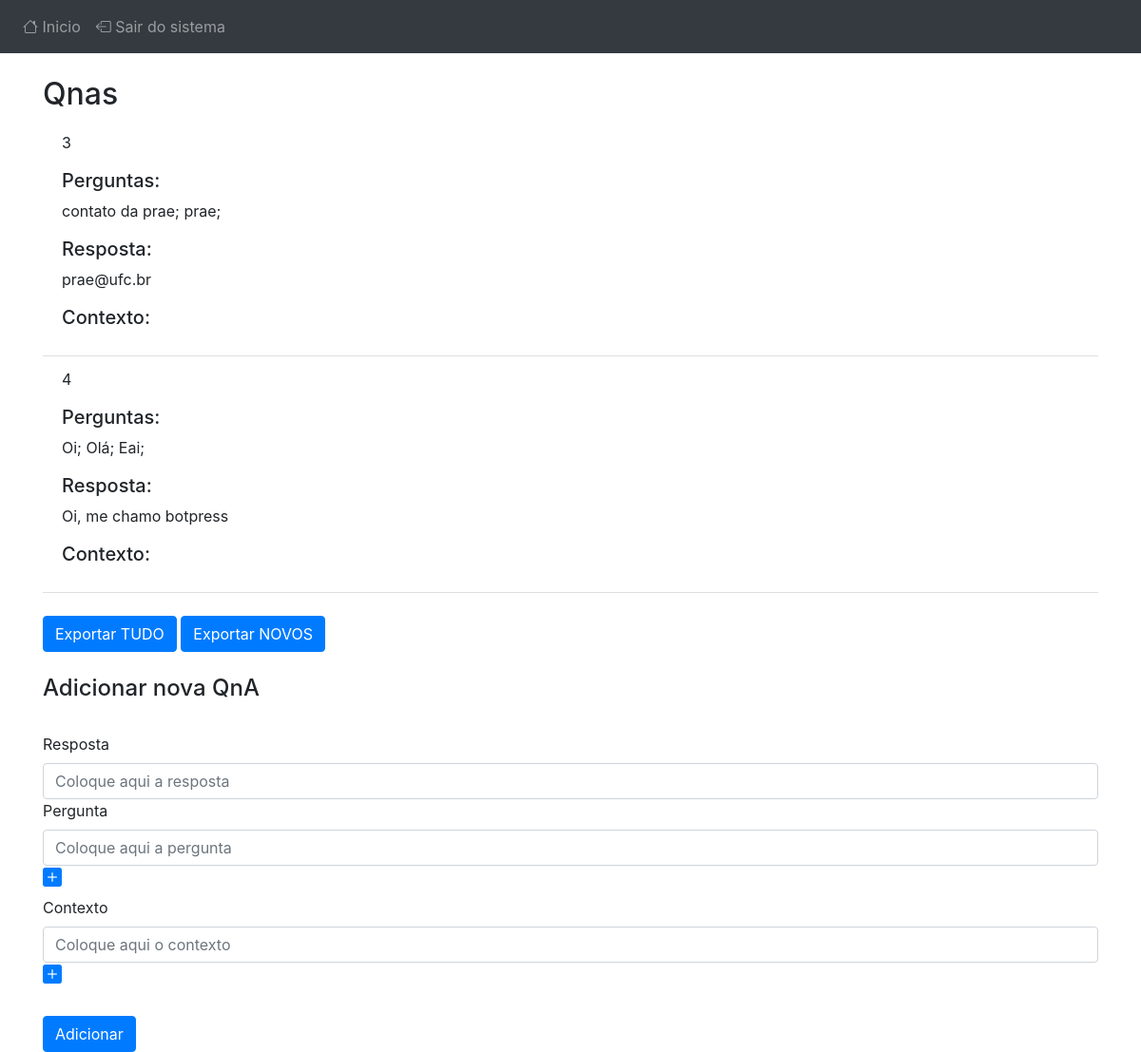
The app's page / (signed in) with its own data.
### website/models.py (models this page shows)
class Qnas(db.Model):
    id = db.Column(db.Integer, primary_key=True)
    sector_id = db.Column(db.Integer, db.ForeignKey('sector.id'))
    user_id = db.Column(db.Integer, db.ForeignKey('user.id'))
    enabled = db.Column(db.Boolean, default=True)
    check = db.Column(db.Integer, default=0)
    sent = db.Column(db.Integer, default=0)

class Questions(db.Model):
    id = db.Column(db.Integer, primary_key=True)
    qnas_id = db.Column(db.Integer, db.ForeignKey('qnas.id'))
    question = db.Column(db.String(500))

class Answers(db.Model):
    id = db.Column(db.Integer, primary_key=True)
    qnas_id = db.Column(db.Integer, db.ForeignKey('qnas.id'))
    answer = db.Column(db.String(500))

### website/views.py (the view, shortened to what this page needs)
@views.route('/', methods=['GET', 'POST'])
@login_required
def home():
    qnas = Qnas.query.all()
    questions = Questions.query.all()
    contexts = Contexts.query.all()
    answers = Answers.query.all()
    return render_template("home.html", user=current_user, qnas=qnas, questions=questions, answers=answers, contexts=contexts)

### website/__init__.py (called while the page is built)
def create_app():
    app = Flask(__name__)
    app.config['SECRET_KEY'] = '6s54da98sd4q6w54edq6847a6g5d4g9'
    app.config['SQLALCHEMY_DATABASE_URI'] = f'sqlite:///{DB_NAME}'
    db.init_app(app)
    from .views import views
    from .auth import auth
    app.register_blueprint(views, url_prefix='/')
    app.register_blueprint(auth, url_prefix='/')
    from .models import User, Sector
    create_database(app)
    login_manager = LoginManager()
    login_manager.login_view = 'auth.login'
    login_manager.init_app(app)
    @login_manager.user_loader
    def load_user(id):
        return User.query.get(int(id))
    return app

### website/templates/home.html (shortened to what this page needs)
{% extends "base.html" %} {% block title %}Homepage{% endblock %} {% block
content %}
<br/>
{% if user.userType == 'comum' %}
<h2>Qnas</h2>
<ul class="list-group list-group-flush">
  {% for e in qnas %} {% if e.sector_id == current_user.sector_id %}
  <li class="list-group-item">
    <p>
        {{e.id}}
    </p>
    <p>
        <h5>Perguntas:</h5>
        {% for t in questions %}
        {% if t.qnas_id == e.id%}
        {{ t.question }};
        {% endif %}
        {% endfor %}
    </p>
    <p>
        <h5>Resposta:</h5>
        {% for t in answers %}
        {% if t.qnas_id == e.id%}
        {{ t.answer }}
        {% endif %}
        {% endfor %}
    </p>
    <p>
      <h5>Contexto:</h5>
  </p>
  </li>
  {% endif %} {% endfor %}
</ul>
<br />
{% endif %}
<button onclick="exportALL()" class="btn btn-primary">Exportar TUDO</button>
<button onclick="exportNEW()" class="btn btn-primary">Exportar NOVOS</button>
<br />
<br />
<h4>Adicionar nova QnA</h4>
<br />
<form method="POST">
  <label for="answer">Resposta</label>
  <input
    class="form-control"
    type="text"
    name="answer"
    id="answer"
    placeholder="Coloque aqui a resposta"
  />
  <div class="input-wrapper">
    <label for="question">Pergunta</label>
    <input
      class="form-control"
      type="text"
      name="question"
      id="question"
      placeholder="Coloque aqui a pergunta"
    />
    <a
      href="javascript:void(0);"
      class="add-input"
      title="Adicionar nova pergunta"
      ><h5><i class="bi bi-plus-square-fill"></i></h5
    ></a>
  </div>
  <div class="context-wrapper">
    <label for="context">Contexto</label>
    <input
      class="form-control"
      type="text"
      name="context"
      id="context"
      placeholder="Coloque aqui o contexto"
      required
    />
    <a
      href="javascript:void(0);"
      class="add-context"
      title="Adicionar novo contexto"
      ><h5><i class="bi bi-plus-square-fill"></i></h5
    ></a>
  </div>
  <br />
  <button type="submit" class="btn btn-primary">Adicionar</button>
</form>
{% endblock %}

### records on screen
Qnas: id "3"
Questions: question "contato da prae"
Questions: question "prae"
Answers: answer "prae@ufc.br"
Qnas: id "4"
Questions: question "Oi"
Questions: question "Olá"
Questions: question "Eai"
Answers: answer "Oi, me chamo botpress"
